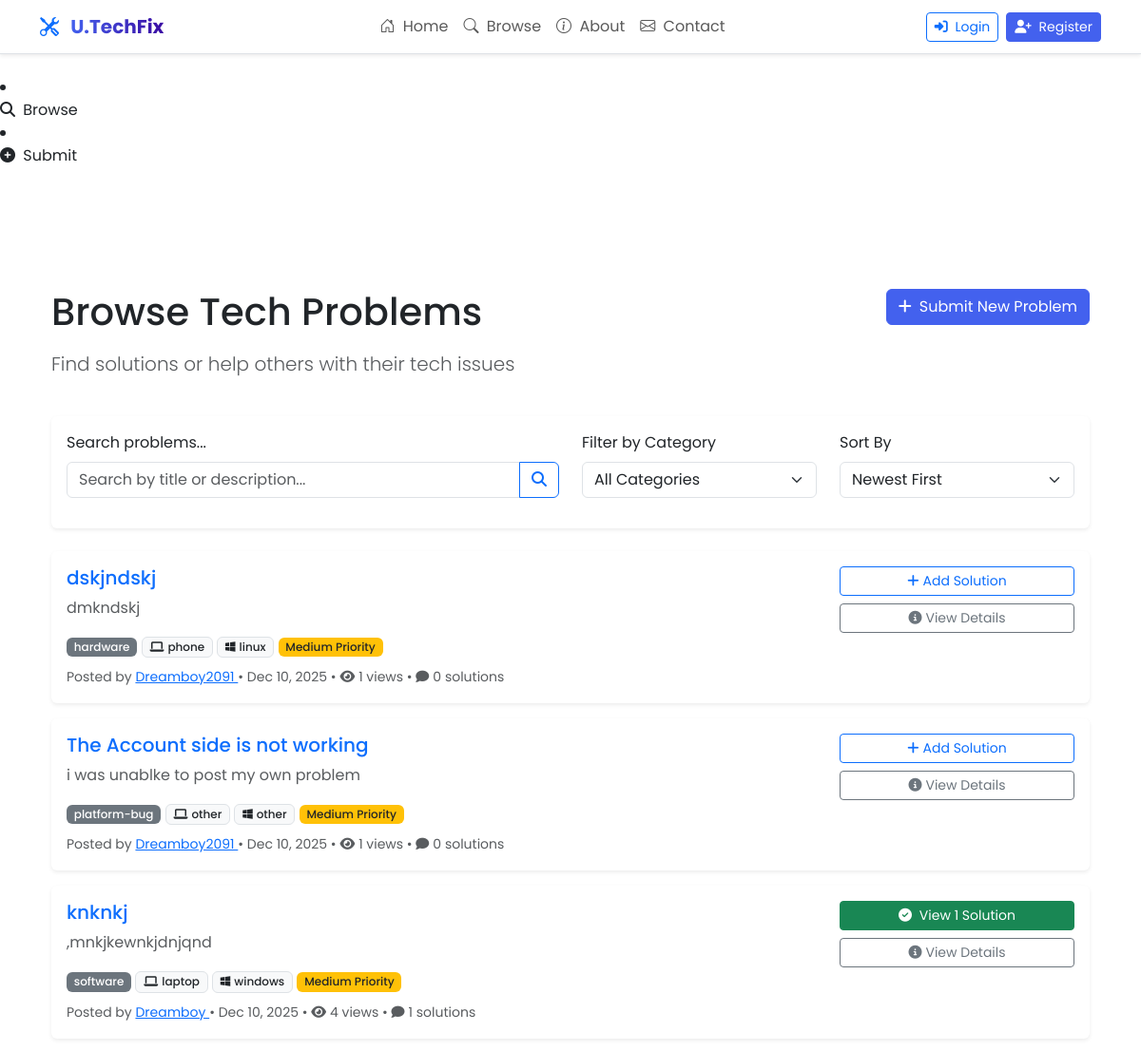
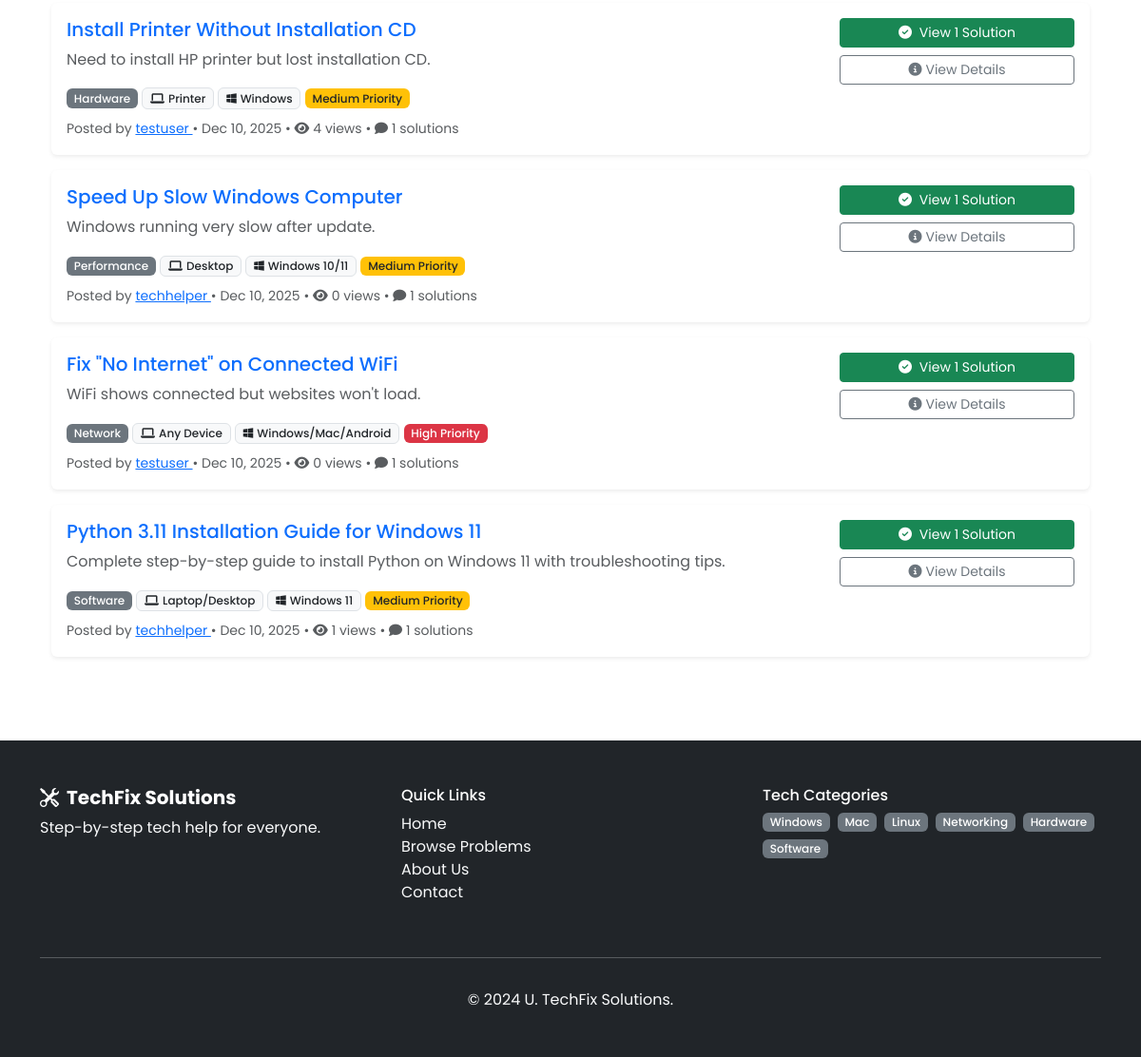
Screenshot of /browse with the database file from the repository (2 pictures, top to bottom).
### Blog.py (models this page shows, shortened)
class Problem(db.Model):
    __tablename__ = 'problems'
    id = db.Column(db.Integer, primary_key=True)
    title = db.Column(db.String(200), nullable=False)
    description = db.Column(db.Text, nullable=False)
    category = db.Column(db.String(50))
    device_type = db.Column(db.String(50))
    operating_system = db.Column(db.String(50))
    urgency = db.Column(db.String(20), default='medium')
    is_solved = db.Column(db.Boolean, default=False)
    views = db.Column(db.Integer, default=0)
    solution_count = db.Column(db.Integer, default=0)
    user_id = db.Column(db.Integer, db.ForeignKey('users.id'), nullable=False)
    created_at = db.Column(db.DateTime, default=datetime.utcnow)
    updated_at = db.Column(db.DateTime, default=datetime.utcnow, onupdate=datetime.utcnow)
    author = db.relationship('User', backref='user_problems')
    solutions = db.relationship('Solution', backref='problem', lazy=True, cascade="all, delete-orphan")

class User(UserMixin, db.Model):
    __tablename__ = 'users'
    id = db.Column(db.Integer, primary_key=True)
    username = db.Column(db.String(80), unique=True, nullable=False)
    email = db.Column(db.String(120), unique=True, nullable=False)
    password_hash = db.Column(db.String(128), nullable=False)
    created_at = db.Column(db.DateTime, default=datetime.utcnow)
    is_helper = db.Column(db.Boolean, default=False)
    reputation = db.Column(db.Integer, default=0)

### Blog.py (the view)
@app.route('/browse')
def browse():
    search_query = request.args.get('search', '')
    category = request.args.get('category', '')
    sort_by = request.args.get('sort', 'newest')
    query = Problem.query
    if search_query:
        query = query.filter(
            (Problem.title.ilike(f'%{search_query}%')) |
            (Problem.description.ilike(f'%{search_query}%'))
        )
    if category:
        query = query.filter_by(category=category)
    if sort_by == 'views':
        query = query.order_by(Problem.views.desc())
    elif sort_by == 'solutions':
        query = query.order_by(Problem.solution_count.desc())
    elif sort_by == 'unsolved':
        query = query.filter_by(is_solved=False).order_by(Problem.created_at.desc())
    else:  # newest
        query = query.order_by(Problem.created_at.desc())
    problems = query.all()
    categories = db.session.query(Problem.category).distinct().all()
    categories = [cat[0] for cat in categories if cat[0]]
    return render_template('browse.html',
                          title='Browse Problems',
                          problems=problems,
                          search_query=search_query,
                          current_category=category,
                          sort_by=sort_by,
                          categories=categories)

### Blog.py (called while the page is built)
@app.context_processor
def inject_user():
    return dict(current_user=current_user)

### templates/browse.html (shortened to what this page needs)
{% extends "base.html" %}
{% block content %}
<div class="container mt-4">
    <div class="row mb-4">
        <div class="col-md-8">
            <h1 class="mb-3">Browse Tech Problems</h1>
            <p class="lead text-muted">Find solutions or help others with their tech issues</p>
        </div>
        <div class="col-md-4 text-end">
            <a href="{{ url_for('submit_problem') }}" class="btn btn-primary">
                <i class="fas fa-plus me-2"></i>Submit New Problem
            </a>
        </div>
    </div>
    <div class="card shadow-sm mb-4">
        <div class="card-body">
            <form method="GET" action="{{ url_for('browse') }}">
                <div class="row">
                    <div class="col-md-6 mb-3">
                        <label class="form-label">Search problems...</label>
                        <div class="input-group">
                            <input type="text" class="form-control" name="search"
                                   placeholder="Search by title or description..."
                                   value="{{ search_query }}">
                            <button class="btn btn-outline-primary" type="submit">
                                <i class="fas fa-search"></i>
                            </button>
                        </div>
                    </div>
                    <div class="col-md-3 mb-3">
                        <label class="form-label">Filter by Category</label>
                        <select name="category" class="form-select" onchange="this.form.submit()">
                            <option value="">All Categories</option>
                        </select>
                    </div>
                    <div class="col-md-3 mb-3">
                        <label class="form-label">Sort By</label>
                        <select name="sort" class="form-select" onchange="this.form.submit()">
                            <option value="newest" {% if sort_by == 'newest' %}selected{% endif %}>
                                Newest First
                            </option>
                        </select>
                    </div>
                </div>
            </form>
        </div>
    </div>
    {% if problems %}
        {% for problem in problems %}
        <div class="card shadow-sm mb-3">
            <div class="card-body">
                <div class="row">
                    <div class="col-md-9">
                        <h5 class="card-title">
                            <a href="{{ url_for('problem_detail', problem_id=problem.id) }}"
                               class="text-decoration-none">
                                {{ problem.title }}
                            </a>
                        </h5>
                        <p class="card-text text-muted">
                            {{ problem.description[:200] }}{% if problem.description|length > 200 %}...{% endif %}
                        </p>
                        <div class="mb-2">
                            <span class="badge bg-secondary">{{ problem.category }}</span>
                            {% if problem.device_type %}
                            <span class="badge bg-light text-dark border">
                                <i class="fas fa-laptop me-1"></i>{{ problem.device_type }}
                            </span>
                            {% endif %}
                            {% if problem.operating_system %}
                            <span class="badge bg-light text-dark border">
                                <i class="fab fa-windows me-1"></i>{{ problem.operating_system }}
                            </span>
                            {% endif %}
                            <span class="badge
                                {% if problem.urgency == 'high' %}bg-danger
                                {% elif problem.urgency == 'medium' %}bg-warning text-dark
                                {% else %}bg-info{% endif %}">
                                {{ problem.urgency|title }} Priority
                            </span>
                        </div>
                        <small class="text-muted">
                            Posted by
                            <a href="{{ url_for('profile', username=problem.author.username) }}">
                                {{ problem.author.username }}
                            </a>
                            • {{ problem.created_at.strftime('%b %d, %Y') }}
                            • <i class="fas fa-eye me-1"></i>{{ problem.views }} views
                            • <i class="fas fa-comment me-1"></i>{{ problem.solution_count }} solutions
                        </small>
                    </div>
                    <div class="col-md-3 text-end">
                        <div class="d-grid gap-2">
                            {% if problem.solution_count > 0 %}
                                <a href="{{ url_for('problem_detail', problem_id=problem.id) }}"
                                   class="btn btn-success btn-sm">
                                    <i class="fas fa-check-circle me-1"></i>
                                    View {{ problem.solution_count }} Solution{% if problem.solution_count != 1 %}s{% endif %}
                                </a>
                            {% else %}
                                <a href="{{ url_for('add_solution', problem_id=problem.id) }}"
                                   class="btn btn-outline-primary btn-sm">
                                    <i class="fas fa-plus me-1"></i>Add Solution
                                </a>
                            {% endif %}
                            <a href="{{ url_for('problem_detail', problem_id=problem.id) }}"
                               class="btn btn-outline-secondary btn-sm">
                                <i class="fas fa-info-circle me-1"></i>View Details
                            </a>
                        </div>
                    </div>
                </div>
            </div>
        </div>
        {% endfor %}
    {% endif %}
</div>
{% endblock %}

### templates/base.html (shortened to what this page needs)
<!DOCTYPE html>
<html lang="en" data-bs-theme="light">
<head>
    <link href="https://cdn.jsdelivr.net/npm/bootstrap@5.3.0/dist/css/bootstrap.min.css" rel="stylesheet">
    <link rel="stylesheet" href="https://cdn.jsdelivr.net/npm/bootstrap-icons@1.10.0/font/bootstrap-icons.css">
    <link href="https://cdnjs.cloudflare.com/ajax/libs/font-awesome/6.4.0/css/all.min.css" rel="stylesheet">
    <link rel="stylesheet" href="{{ url_for('static', filename='css/main.css') }}">
</head>
<body>
<li class="nav-item">
    <a class="nav-link" href="{{ url_for('browse') }}">
        <i class="fas fa-search me-1"></i> Browse
    </a>
</li>
<li class="nav-item">
    <a class="nav-link" href="{{ url_for('submit_problem') }}">
        <i class="fas fa-plus-circle me-1"></i> Submit
    </a>
</li>
    <nav class="navbar navbar-expand-lg navbar-light bg-white border-bottom shadow-sm fixed-top">
        <div class="container">
            <a class="navbar-brand fw-bold text-primary" href="/">
                <i class="bi bi-tools me-2"></i>
                <span class="brand-text">U.TechFix</span>
            </a>
            <div class="collapse navbar-collapse" id="mainNav">
                <ul class="navbar-nav mx-auto mb-2 mb-lg-0">
                    <li class="nav-item">
                        <a class="nav-link {% if page == 'home' %}active fw-bold{% endif %}" href="/">
                            <i class="bi bi-house-door me-1"></i> Home
                        </a>
                    </li>
                    <li class="nav-item">
                        <a class="nav-link {% if page == 'browse' %}active fw-bold{% endif %}" href="/browse">
                            <i class="bi bi-search me-1"></i> Browse
                        </a>
                    </li>
                    <li class="nav-item">
                        <a class="nav-link {% if page == 'about' %}active fw-bold{% endif %}" href="/about">
                            <i class="bi bi-info-circle me-1"></i> About
                        </a>
                    </li>
                    <li class="nav-item">
                        <a class="nav-link {% if page == 'contact' %}active fw-bold{% endif %}" href="/contact">
                            <i class="bi bi-envelope me-1"></i> Contact
                        </a>
                    </li>
                </ul>
                <div class="d-flex">
                    {% if current_user.is_authenticated %}
                        <div class="dropdown">
                            <button class="btn btn-outline-primary btn-sm dropdown-toggle" type="button" data-bs-toggle="dropdown">
                                <i class="fas fa-user me-1"></i> {{ current_user.username }}
                            </button>
                            <ul class="dropdown-menu">
                                <li>
                                    <a class="dropdown-item" href="{{ url_for('profile', username=current_user.username) }}">
                                        <i class="fas fa-user-circle me-2"></i> My Profile
                                    </a>
                                </li>
                                <li>
                                    <a class="dropdown-item" href="#">
                                        <i class="fas fa-question-circle me-2"></i> My Problems
                                    </a>
                                </li>
                                <li><hr class="dropdown-divider"></li>
                                <li>
                                    <a class="dropdown-item" href="{{ url_for('logout') }}">
                                        <i class="fas fa-sign-out-alt me-2"></i> Logout
                                    </a>
                                </li>
                            </ul>
                        </div>
                    {% else %}
                        <a href="{{ url_for('login') }}" class="btn btn-outline-primary btn-sm me-2">
                            <i class="fas fa-sign-in-alt me-1"></i> Login
                        </a>
                        <a href="{{ url_for('register') }}" class="btn btn-primary btn-sm">
                            <i class="fas fa-user-plus me-1"></i> Register
                        </a>
                    {% endif %}
                </div>
            </div>
        </div>
    </nav>
    <div style="height: 80px;"></div>
    <main class="container py-4">
        {% block content %}{% endblock %}
    </main>
    <footer class="bg-dark text-white py-5 mt-5">
        <div class="container">
            <div class="row">
                <div class="col-md-4 mb-4">
                    <h5 class="fw-bold">
                        <i class="bi bi-tools me-2"></i>TechFix Solutions
                    </h5>
                    <p class="text-light">Step-by-step tech help for everyone.</p>
                </div>
                <div class="col-md-4 mb-4">
                    <h6>Quick Links</h6>
                    <ul class="list-unstyled">
                        <li><a href="/" class="text-light text-decoration-none">Home</a></li>
                        <li><a href="/browse" class="text-light text-decoration-none">Browse Problems</a></li>
                        <li><a href="/about" class="text-light text-decoration-none">About Us</a></li>
                        <li><a href="/contact" class="text-light text-decoration-none">Contact</a></li>
                    </ul>
                </div>
                <div class="col-md-4 mb-4">
                    <h6>Tech Categories</h6>
                    <div class="d-flex flex-wrap gap-2">
                        <span class="badge bg-secondary">Windows</span>
                        <span class="badge bg-secondary">Mac</span>
                        <span class="badge bg-secondary">Linux</span>
                        <span class="badge bg-secondary">Networking</span>
                        <span class="badge bg-secondary">Hardware</span>
                        <span class="badge bg-secondary">Software</span>
                    </div>
                </div>
            </div>
            <hr class="text-light">
            <div class="text-center pt-3">
                <p class="mb-0 text-light">&copy; 2024 U. TechFix Solutions.</p>
            </div>
        </div>
    </footer>
</body>
</html>

### static/main.css (style rules this page uses)
:root { --primary-color: #4361ee; --secondary-color: #3a0ca3; --accent-color: #4cc9f0; --light-color: #f8f9fa; --dark-color: #212529; --success-color: #4ade80; --warning-color: #f59e0b; }
body { font-family: 'Poppins', sans-serif; padding-top: 80px; }
.brand-text { background: linear-gradient(90deg, var(--primary-color), var(--secondary-color)); -webkit-background-clip: text; -webkit-text-fill-color: transparent; background-clip: text; }
.navbar { backdrop-filter: blur(10px); -webkit-backdrop-filter: blur(10px); }
.card { border: none; transition: transform 0.3s ease, box-shadow 0.3s ease; }
.btn-primary { background-color: var(--primary-color); border-color: var(--primary-color); }
.badge { font-weight: 500; padding: 0.35em 0.65em; }

### rows the page displays
Problem: title "dskjndskj", description "dmkndskj", category "hardware", device_type "phone", operating_system "linux", urgency "Medium", author.username "Dreamboy2091", created_at "Dec 10, 2025", views "1", solution_count "0"
Problem: title "The Account side is not working", description "i was unablke to post my own problem", category "platform-bug", device_type "other", operating_system "other", urgency "Medium", author.username "Dreamboy2091", created_at "Dec 10, 2025", views "1", solution_count "0"
Problem: title "knknkj", description ",mnkjkewnkjdnjqnd", category "software", device_type "laptop", operating_system "windows", urgency "Medium", author.username "Dreamboy", created_at "Dec 10, 2025", views "4", solution_count "1"
Problem: title "Install Printer Without Installation CD", description "Need to install HP printer but lost installation CD.", category "Hardware", device_type "Printer", operating_system "Windows", urgency "Medium", author.username "testuser", created_at "Dec 10, 2025", views "4", solution_count "1"
Problem: title "Speed Up Slow Windows Computer", description "Windows running very slow after update.", category "Performance", device_type "Desktop", operating_system "Windows 10/11", urgency "Medium", author.username "techhelper", created_at "Dec 10, 2025", views "0", solution_count "1"
Problem: title "Fix \"No Internet\" on Connected WiFi", description "WiFi shows connected but websites won't load.", category "Network", device_type "Any Device", operating_system "Windows/Mac/Android", urgency "High", author.username "testuser", created_at "Dec 10, 2025", views "0", solution_count "1"
Problem: title "Python 3.11 Installation Guide for Windows 11", description "Complete step-by-step guide to install Python on Windows 11 with troubleshooting tips.", category "Software", device_type "Laptop/Desktop", operating_system "Windows 11", urgency "Medium", author.username "techhelper", created_at "Dec 10, 2025", views "1", solution_count "1"
